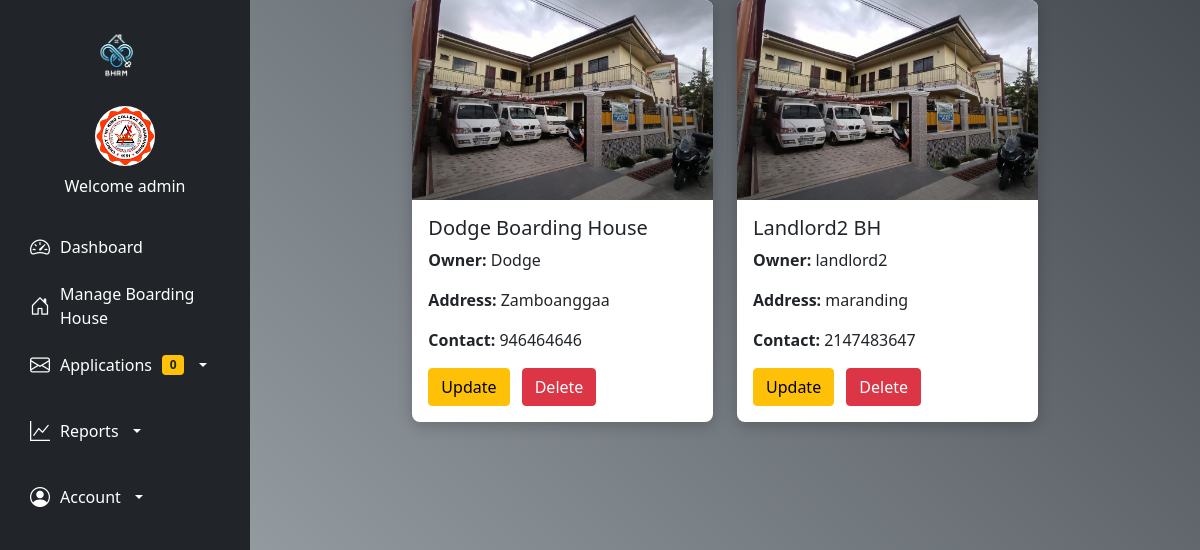
Page /manageboardinghouse.php (signed in) on the committed database.
### tables this page shows
CREATE TABLE `users` (
  `id` int(11) NOT NULL,
  `image` varchar(255) NOT NULL,
  `fname` varchar(50) NOT NULL,
  `lname` varchar(50) NOT NULL,
  `gender` varchar(255) NOT NULL,
  `tenant_status` varchar(255) NOT NULL,
  `school` varchar(255) NOT NULL,
  `uname` varchar(50) NOT NULL,
  `pass` varchar(50) NOT NULL,
  `role` varchar(50) NOT NULL,
  `hname` varchar(255) NOT NULL
);

CREATE TABLE `boardinghouses` (
  `id` int(11) NOT NULL,
  `owner` varchar(255) NOT NULL,
  `hname` varchar(25) NOT NULL,
  `haddress` varchar(25) NOT NULL,
  `contact_no` int(255) NOT NULL,
  `landlord` varchar(255) NOT NULL
);

CREATE TABLE `documents` (
  `id` int(255) NOT NULL,
  `bar_clear` varchar(255) NOT NULL,
  `bus_per` varchar(255) NOT NULL,
  `image` varchar(255) NOT NULL,
  `hname` varchar(255) NOT NULL,
  `owner` varchar(255) NOT NULL
);

### manageboardinghouse.php (the view, shortened to what this page needs)
<?php
require 'php/connection.php';
?>
<!DOCTYPE html>
<html lang="en">
<head>
    <link href="https://cdn.jsdelivr.net/npm/bootstrap@5.0.2/dist/css/bootstrap.min.css" rel="stylesheet">
</head>
<body>
    <?php include 'navadmin.php'; ?>
    <div class="background">
        <div class="row row-cols-1 row-cols-md-3 g-4 justify-content-center">
            <?php
            $query = "SELECT * FROM boardinghouses INNER JOIN documents ON boardinghouses.hname = documents.hname";
            $result = mysqli_query($conn, $query);
            while ($fetch = mysqli_fetch_assoc($result)) :
                $hname = $fetch['hname'];
            ?>
                <div class="col">
                    <div class="card h-100">
                        <img src="<?php echo $fetch['image']; ?>" class="card-img-top" alt="Boarding House">
                        <div class="card-body">
                            <h5 class="card-title"><?php echo $fetch['hname']; ?></h5>
                            <p class="card-text"><strong>Owner:</strong> <?php echo $fetch['landlord']; ?></p>
                            <p class="card-text"><strong>Address:</strong> <?php echo $fetch['haddress']; ?></p>
                            <p class="card-text"><strong>Contact:</strong> <?php echo $fetch['contact_no']; ?></p>
                            <div>
                                <?php if (!empty($_SESSION['uname']) && $_SESSION['role'] == 'admin') : ?>
                                    <a href="php/function.php?edit=<?php echo $fetch['id']; ?>" class="btn btn-warning me-2">Update</a>
                                    <button class="btn btn-danger delete"
                                        data-href="php/function.php?delete=<?php echo $fetch['id']; ?>"
                                        data-bs-toggle="modal"
                                        data-bs-target="#confirmDeleteModal">Delete</button>
                                <?php else : ?>
                                    <a href="boardinghouse.php?hname=<?php echo $hname; ?>" class="btn btn-primary">More Details</a>
                                <?php endif; ?>
                            </div>
                        </div>
                    </div>
                </div>
            <?php endwhile; ?>
        </div>
    </div>
</body>
</html>

### navadmin.php (shortened to what this page needs)
<!DOCTYPE html>
<html lang="en">
<head>
    <link href="https://cdn.jsdelivr.net/npm/bootstrap@5.0.2/dist/css/bootstrap.min.css" rel="stylesheet">
</head>
<body>
    <?php
        if(!empty($_SESSION['uname'])){
            $uname = $_SESSION['uname'];
            $query = "select * from users where uname = '$uname'";
            $result = mysqli_query($conn, $query);
            $fetch = mysqli_fetch_assoc($result);
        }
        $query = "SELECT COUNT(*) AS new_application FROM bhapplication WHERE status = 'Pending'";
        $result = mysqli_query($conn, $query);
        $row = mysqli_fetch_assoc($result);
        $newReservations = $row['new_application'];
    ?>
<!DOCTYPE html>
<html lang="en">
<head>
    <link href="https://cdn.jsdelivr.net/npm/bootstrap@5.0.2/dist/css/bootstrap.min.css" rel="stylesheet">
    <link href="https://cdn.jsdelivr.net/npm/bootstrap-icons/font/bootstrap-icons.css" rel="stylesheet">
</head>
<body>
    <nav class="sidebar bg-dark">
        <div class="navbar-brand text-center">
            <img src="/bhrm-main/images/logo.png" alt="Logo" width="60" class="mb-3 rounded-circle">
        </div>
        <ul class="nav flex-column">
            <li class="nav-item text-center mb-4">
                <img class="rounded-circle mb-2" src="/bhrm-main/<?php echo $fetch['image'] ?? 'default.png'; ?>" alt="Profile" width="60" height="60">
                <span class="d-block text-white">Welcome <?php echo $fetch['fname'] ?? 'Guest'; ?></span>
            </li>
            <li class="nav-item">
                <a class="nav-link" href="/bhrm-main/dashboardadmin.php">
                    <i class="bi bi-speedometer2"></i>
                    <span>Dashboard</span>
                </a>
            </li>
            <li class="nav-item">
                <a class="nav-link" href="/bhrm-main/manageboardinghouse.php">
                    <i class="bi bi-house-door"></i>
                    <span>Manage Boarding House</span>
                </a>
            </li>
            <li class="nav-item dropdown">
                <a class="nav-link dropdown-toggle" href="#" id="applicationsDropdown" role="button" data-bs-toggle="dropdown" aria-expanded="false">
                    <i class="bi bi-envelope"></i>
                    <span>Applications</span>
                    <span class="badge bg-warning text-dark"><?php echo $newReservations; ?></span>
                </a>
            </li>
            <li class="nav-item dropdown mt-3">
                <a class="nav-link text-white dropdown-toggle" href="#" id="reportsMenu" role="button">
                    <i class="bi bi-graph-up"></i>
                    <span>Reports</span>
                </a>
            </li>
            <li class="nav-item dropdown mt-3">
                <a class="nav-link text-white dropdown-toggle" href="#" id="accountMenu" role="button">
                    <i class="bi bi-person-circle"></i>
                    <span>Account</span>
                </a>
            </li>
        </ul>
    </nav>
</body>
</html>

### navadmin.php (style rules this page uses)
body { margin-left: 250px; transition: margin-left 0.3s ease; }
.sidebar { position: fixed; top: 0; left: 0; height: 100vh; width: 250px; background-color: #343a40; padding: 20px 15px; z-index: 1000; overflow-y: auto; transition: all 0.3s ease; }
.sidebar .nav-link { color: white; display: flex; align-items: center; font-size: 16px; padding: 10px 15px; gap: 10px; border-radius: 5px; transition: all 0.3s ease; }
.sidebar .nav-link i { font-size: 20px; }

### manageboardinghouse.php (style rules this page uses)
.background { background: linear-gradient(45deg, #343a40, #aeb5bb, #343a40, #ffffff); background-size: 400% 400%; animation: gradientAnimation 15s ease infinite; min-height: 100vh; background-repeat: no-repeat; background-position: center; position: relative; padding-bottom: 80px; }
.card { border: none; border-radius: 8px; overflow: hidden; box-shadow: 0px 4px 15px rgba(0, 0, 0, 0.2); transition: transform 0.2s ease, box-shadow 0.2s ease; }
.card img { width: 100%; height: 200px; object-fit: cover; }

### rows in the picture
users: image (picture), fname "admin"
boardinghouses: documents.image (picture), documents.hname "Dodge Boarding House", landlord "Dodge", haddress "Zamboanggaa", contact_no "946464646"
boardinghouses: documents.image (picture), documents.hname "Landlord2 BH", landlord "landlord2", haddress "maranding", contact_no "2147483647"

### other values in the picture
$newReservations "0"
